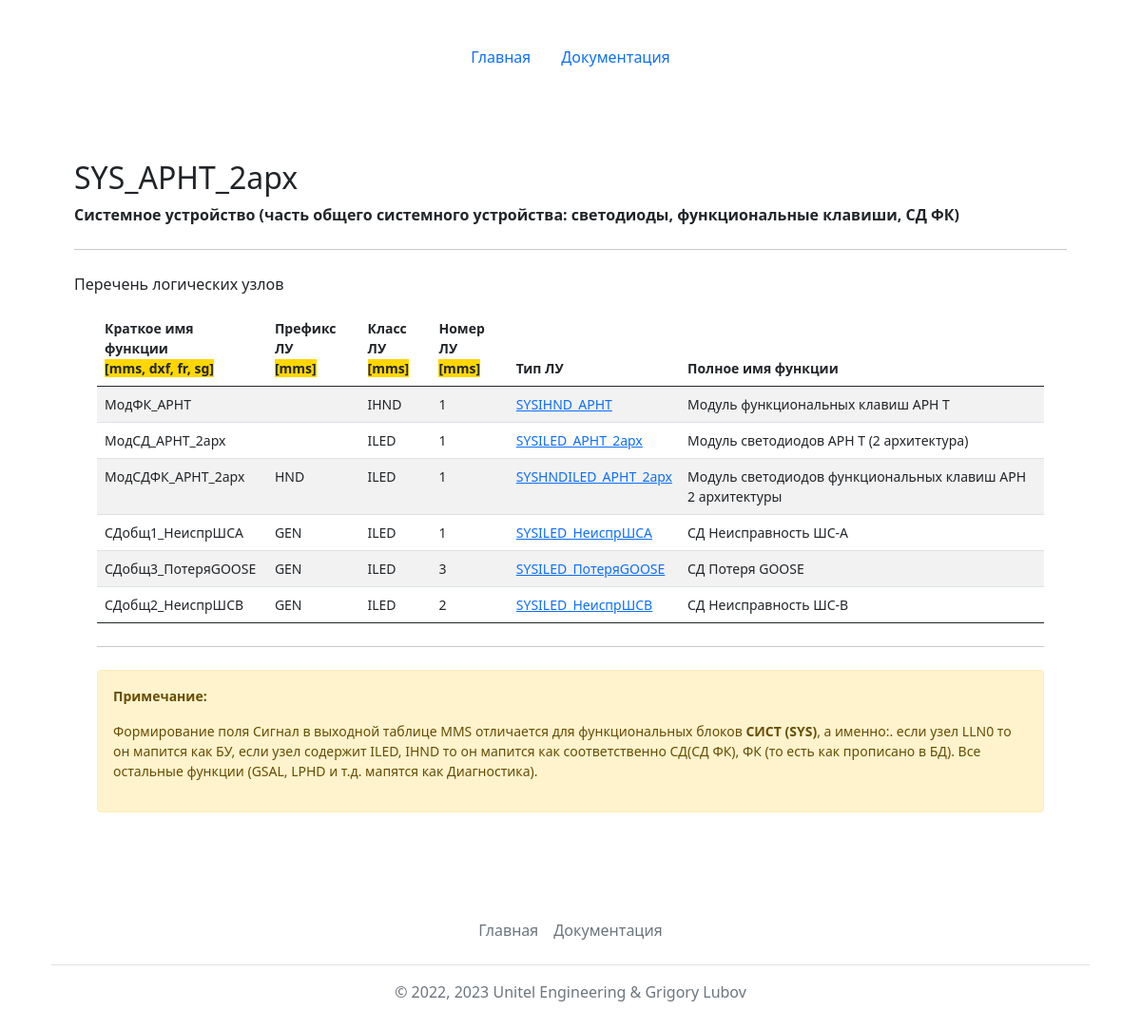
Page /reports/show/?name=SYS_АРНТ_2арх&type=ld on the earlier database version.
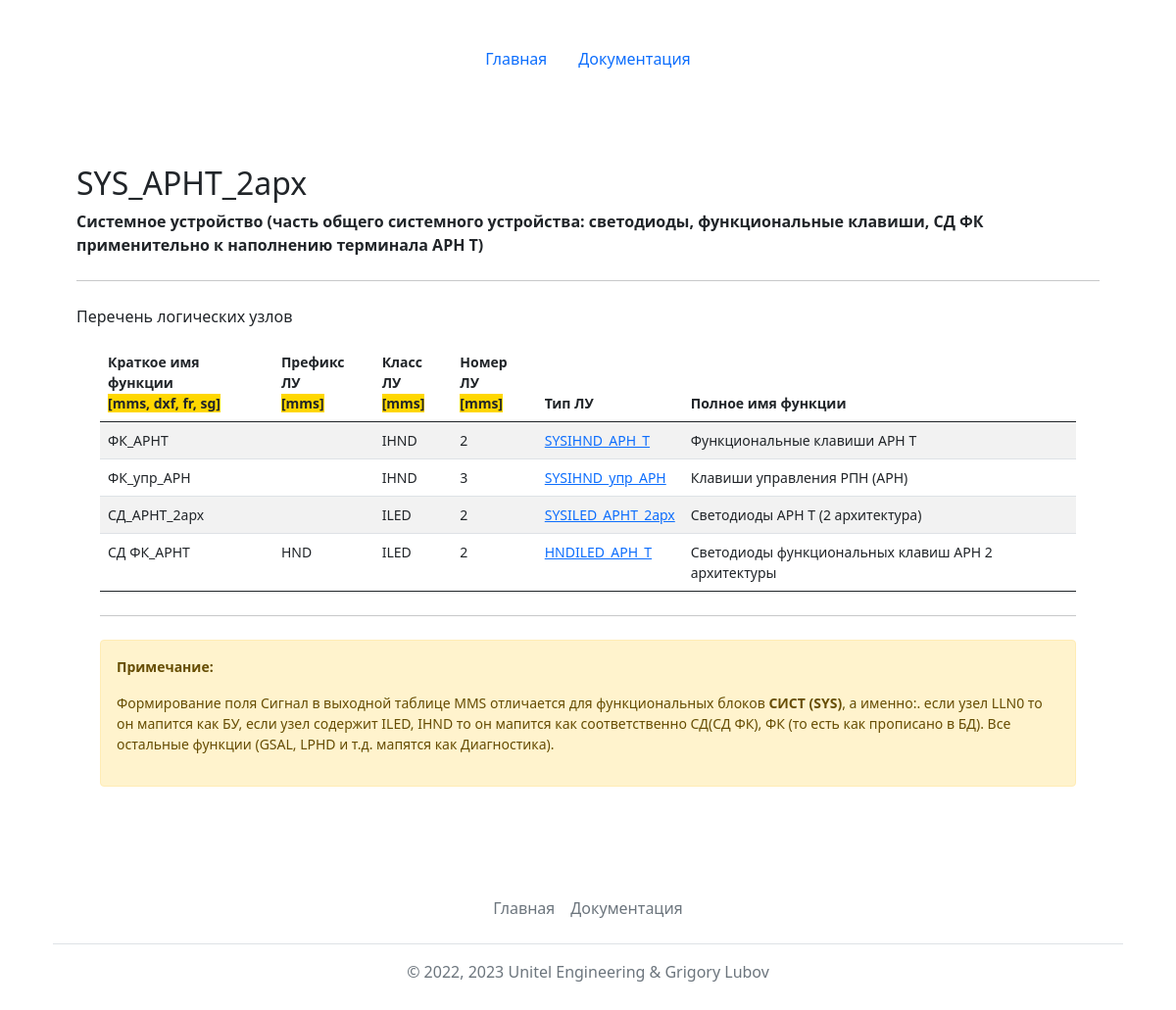
Same page on the later database version.
### mainapp/models.py (models this page shows, shortened)
class LogicDevices(models.Model):
    id = models.AutoField(primary_key=True)
    name = models.CharField(max_length=128, verbose_name='Обозначение логического устройства', unique=True)
    fb_name = models.CharField(max_length=128, verbose_name='Обозначение функционального блока', unique=True)
    description = models.TextField(max_length=1024, blank=True, verbose_name='Назначение логического устройства (ФБ)')
    def __str__(self):
        return self.name
    class Meta:
        verbose_name = 'Логическое устройство'
        verbose_name_plural = 'Логические устройства'
        ordering = ['name']

class LogicNodeInstantiated(models.Model):
    id = models.AutoField(primary_key=True)
    short_name = models.CharField(max_length=64, verbose_name='Краткое имя (например: БУ или ДЗТ)', unique=True)
    full_name = models.CharField(max_length=128, verbose_name='Полное имя', blank=True)
    ln_prefix = models.CharField(max_length=32, verbose_name='Префикс ЛУ', blank=True)
    class_name = models.CharField(max_length=4, verbose_name='Класс (например: PDIF)')
    instance = models.IntegerField(verbose_name='Номер экземпляра', blank=True, null=True)
    ln_type = models.ForeignKey(LogicNodesTypes, on_delete=models.CASCADE, verbose_name='Тип ЛУ', null=True)
    def __str__(self):
        return str(self.short_name)
    class Meta:
        verbose_name = 'Экземпляр логического узла'
        verbose_name_plural = 'Экземпляр логического узла'
        ordering = ['short_name']
    @property
    def get_instance(self):
        if self.instance==-1:
            return '(n)'
        if self.instance:
            return self.instance
        else:
            return "-"

class LogicNodesTypes(models.Model):
    id = models.AutoField(primary_key=True)
    name = models.CharField(max_length=64, verbose_name='Имя типа ЛУ', unique=True)
    description = models.TextField(max_length=1024, blank=True, verbose_name='Описание')
    explanation = models.TextField(max_length=2048, blank=True, verbose_name='Пояснение')
    def __str__(self):
        return self.name
    class Meta:
        verbose_name = 'Тип логического узла'
        verbose_name_plural = 'Типы логических узлов'
        ordering = ['name']

### mainapp/views.py (the view, shortened to what this page needs)
# urls.py: path('reports/show/', views.show),
def show(request):
    name = request.GET.get('name')
    type = request.GET.get('type')
    if type == 'ld':
        ld = LogicDevices.objects.get(name=name)
        lns_conns = LDLNconnections.objects.all().filter(ld_id=ld.id)
        lns_conns = lns_conns.order_by('ld')
        lns = list()
        for item in lns_conns.iterator():
            print('------------>', item.ln)
            ln = LogicNodeInstantiated.objects.get(short_name=item.ln)
            lns.append(ln)
        lns.sort(key=lambda x: x.class_name)
        return render(request, 'mainapp/showldobj.html', {'ld':ld, 'lns': lns, 'title': 'Экземпляры ЛУ в составе лог. устройства '+str(ld)})

### templates/mainapp/showldobj.html (shortened to what this page needs)
{% extends 'base.html' %}
{% block content %}
<main class="container py-5">
    {% if lns %}
    <h2 class="mt-4">{{ld.name}}</h2>
    <p><strong>{{ld.description}}</strong></p>
    <hr class="my-4">
    <p>Перечень логических узлов</p>
    <div class="container small">
    <table class="table table-striped">
        <thead>
            <tr>
                <th scope="col">Краткое имя функции <br><span style="background: gold">[mms, dxf, fr, sg]</span></th>
                <th scope="col">Префикс ЛУ <br><span style="background: gold">[mms]</span></th>
                <th scope="col">Класс ЛУ <br><span style="background: gold">[mms]</span></th>
                <th scope="col">Номер ЛУ <br><span style="background: gold">[mms]</span></th>
                <th scope="col">Тип ЛУ</th>
                <th scope="col">Полное имя функции</th>
            </tr>
        </thead>
        <tbody>
        {% for item in lns %}
            <tr>
                <td>{{item.short_name}}</td>
                <td>{{item.ln_prefix}}</td>
                <td>{{item.class_name}}</td>
                {% if item.get_ln_instance == -1%}<td>(n)</td>
                {% else %}<td>{{item.get_instance}}</td>{% endif %}
                <td><a href="?name={{item.ln_type}}&type=ln">{{item.ln_type}}</a></td>
                <td>{{item.full_name}}</td>
            </tr>
        {% endfor %}
        </tbody>
    </table>
    <hr class="my-4">
        {% if 'SYS' in ld.name%}
        <div class="alert alert-warning" role="alert">
            <p><strong>Примечание:</strong></p>
            <p> Формирование поля Сигнал в выходной таблице MMS отличается для функциональных блоков <strong>СИСТ (SYS)</strong>, а именно:.
                если узел LLN0 то он мапится как БУ, если узел содержит ILED, IHND то он мапится как соответственно СД(СД ФК), ФК (то есть как прописано в БД).
                Все остальные функции (GSAL, LPHD и т.д. мапятся как Диагностика).
            </p>
        </div>
        {% endif %}
    </div>
    {% else %}
    <h2 class="mt-4">В логическом устройстве {{ld.name}} ({{ld.get_description}}) нет логических узлов :(</h2>
    {% endif %}
</main>
{% endblock %}

Differences in the rows shown:
no longer on this page (row edited): LogicNodeInstantiated: short_name "МодФК_АРНТ", class_name "IHND", get_instance "1", ln_type "SYSIHND_АРНТ", full_name "Модуль функциональных клавиш АРН Т"
no longer on this page (row unchanged): LogicNodeInstantiated: short_name "СДобщ1_НеиспрШСА", ln_prefix "GEN", class_name "ILED", get_instance "1", ln_type "SYSILED_НеиспрШСА", full_name "СД Неисправность ШС-А"
no longer on this page (row unchanged): LogicNodeInstantiated: short_name "СДобщ3_ПотеряGOOSE", ln_prefix "GEN", class_name "ILED", get_instance "3", ln_type "SYSILED_ПотеряGOOSE", full_name "СД Потеря GOOSE"
no longer on this page (row unchanged): LogicNodeInstantiated: short_name "СДобщ2_НеиспрШСВ", ln_prefix "GEN", class_name "ILED", get_instance "2", ln_type "SYSILED_НеиспрШСВ", full_name "СД Неисправность ШС-В"
changed LogicDevices "SYS_АРНТ_2арх": description "Системное устройство (часть общего системного устройства: светодиоды, функциональные клавиши, СД ФК)" → "Системное устройство (часть общего системного устройства: светодиоды, функциональные клавиши, СД ФК применительно к наполнению терминала АРН Т)"
added LogicNodeInstantiated: short_name "ФК_АРНТ", class_name "IHND", get_instance "2", ln_type "SYSIHND_АРН_Т", full_name "Функциональные клавиши АРН Т"
added LogicNodeInstantiated: short_name "ФК_упр_АРН", class_name "IHND", get_instance "3", ln_type "SYSIHND_упр_АРН", full_name "Клавиши управления РПН (АРН)"
changed LogicNodeInstantiated "SYSILED_АРНТ_2арх": short_name "МодСД_АРНТ_2арх" → "СД_АРНТ_2арх"; get_instance "1" → "2"; full_name "Модуль светодиодов АРН Т (2 архитектура)" → "Светодиоды АРН Т (2 архитектура)"
changed LogicNodeInstantiated "HND": short_name "МодСДФК_АРНТ_2арх" → "СД ФК_АРНТ"; get_instance "1" → "2"; ln_type "SYSHNDILED_АРНТ_2арх" → "HNDILED_АРН_Т"; full_name "Модуль светодиодов функциональных клавиш АРН 2 архитектуры" → "Светодиоды функциональных клавиш АРН 2 архитектуры"
